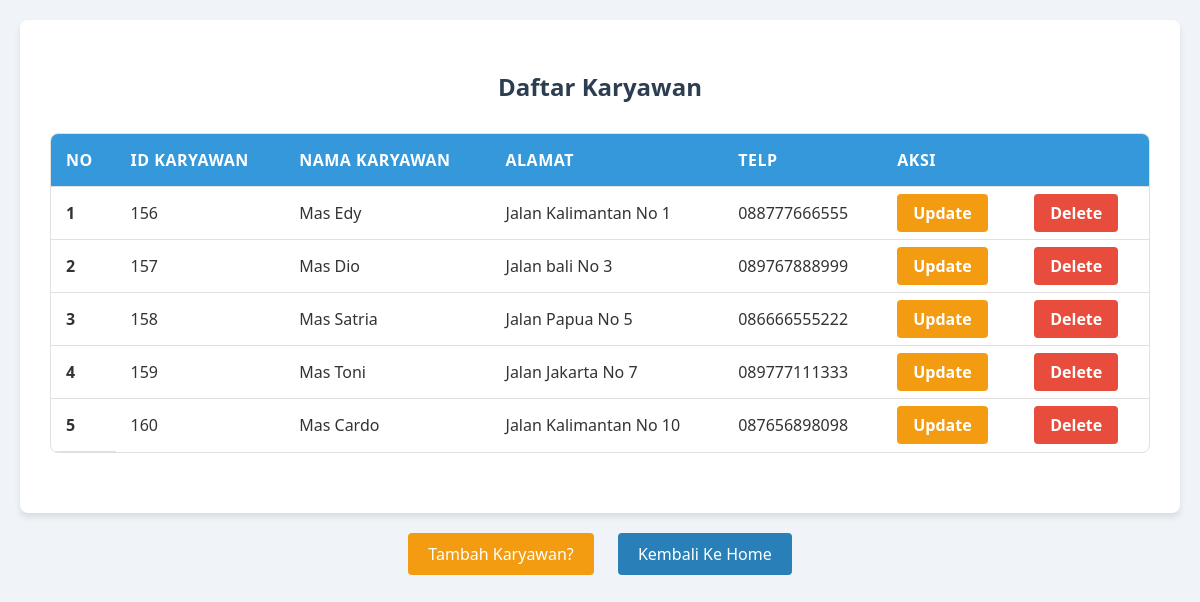
Page /tb_karyawan/tampil_karyawan.php on the committed database.
### tables this page shows
CREATE TABLE `tb_karyawan` (
  `idkaryawan` int(4) NOT NULL,
  `namakaryawan` varchar(50) NOT NULL,
  `alamat` varchar(100) NOT NULL,
  `telp` varchar(20) NOT NULL
);

### tb_karyawan/tampil_karyawan.php (the view, shortened to what this page needs)
<!DOCTYPE html>
<html lang="en">
<head>
</head>
<body>
    <div class="con">
        <div class="row">
            <div class="col-10">
                <h2 class="mb-4">
                    <center>Daftar Karyawan</center>
                </h2>
                <table class="table table-success table-striped">
                    <thead>
                        <tr>
                            <th scope="col">No</th>
                            <th scope="col">Id Karyawan</th>
                            <th scope="col">Nama Karyawan</th>
                            <th scope="col">Alamat</th>
                            <th scope="col">Telp</th>
                            <th scope="col" colspan="2">Aksi</th>
                        </tr>
                    </thead>
                    <tbody>
                        <?php
                        include "../koneksi.php";
                        $no = 1;
                        $data_karyawan = mysqli_query($koneksi, "SELECT idkaryawan, namakaryawan, alamat, telp FROM tb_karyawan");
                        while ($data = mysqli_fetch_assoc($data_karyawan)) {
                        ?>
                            <tr>
                                <th scope="row"><?= $no++ ?></th>
                                <td><?= $data['idkaryawan'] ?></td>
                                <td><?= $data['namakaryawan'] ?></td>
                                <td><?= $data['alamat'] ?></td>
                                <td><?= $data['telp'] ?></td>
                                <td><a href="update_karyawan.php?idkaryawan=<?= $data['idkaryawan'] ?>" class="btn btn-warning">Update</a></td>
                                <td><a href="delete_karyawan.php?idkaryawan=<?= $data['idkaryawan'] ?>" class="btn btn-danger">Delete</a></td>
                            </tr>
                        <?php
                        }
                        ?>
                    </tbody>
                </table>
            </div>
        </div>
    </div>
    <div>
        <div>
            <div class="link-container">
                <a href="tambah_karyawan.php" class="link-text">Tambah Karyawan?</a>
                <a href="../home.php" class="link-text">Kembali Ke Home</a>
            </div>
</body>
</html>

### tb_karyawan/tampil_karyawan.php (style rules this page uses)
body { font-family: 'Segoe UI', Tahoma, Geneva, Verdana, sans-serif; background-color: #f0f4f8; margin: 0; padding: 20px; color: #333; }
.con { max-width: 1200px; margin: 0 auto; padding: 30px; background-color: #ffffff; box-shadow: 0 4px 6px rgba(0, 0, 0, 0.1); border-radius: 8px; }
h2 { color: #2c3e50; text-align: center; margin-bottom: 30px; }
.table { width: 100%; border-collapse: separate; border-spacing: 0; margin-bottom: 30px; border: 1px solid #e0e0e0; border-radius: 8px; overflow: hidden; }
.table th, .table td { padding: 15px; text-align: left; border-bottom: 1px solid #e0e0e0; }
.table thead { background-color: #3498db; color: #ffffff; }
.table thead th { font-weight: 600; text-transform: uppercase; letter-spacing: 0.5px; }
.table tbody tr:last-child td { border-bottom: none; }
.btn { padding: 8px 16px; border-radius: 4px; text-decoration: none; color: #fff; font-weight: bold; text-align: center; transition: background-color 0.3s ease; }
.btn-warning { background-color: #f39c12; }
.btn-danger { background-color: #e74c3c; }
.link-container { text-align: center; margin-top: 20px; }
.link-text { display: inline-block; padding: 10px 20px; margin: 0 10px; background-color: #2980b9; color: #ffffff; text-decoration: none; border-radius: 4px; transition: background-color 0.3s ease; }
.link-text:first-child { background-color: #f39c12; }

### rows in the picture
tb_karyawan: idkaryawan "156", namakaryawan "Mas Edy", alamat "Jalan Kalimantan No 1", telp "088777666555"
tb_karyawan: idkaryawan "157", namakaryawan "Mas Dio", alamat "Jalan bali No 3", telp "089767888999"
tb_karyawan: idkaryawan "158", namakaryawan "Mas Satria", alamat "Jalan Papua No 5", telp "086666555222"
tb_karyawan: idkaryawan "159", namakaryawan "Mas Toni", alamat "Jalan Jakarta No 7", telp "089777111333"
tb_karyawan: idkaryawan "160", namakaryawan "Mas Cardo", alamat "Jalan Kalimantan No 10", telp "087656898098"
